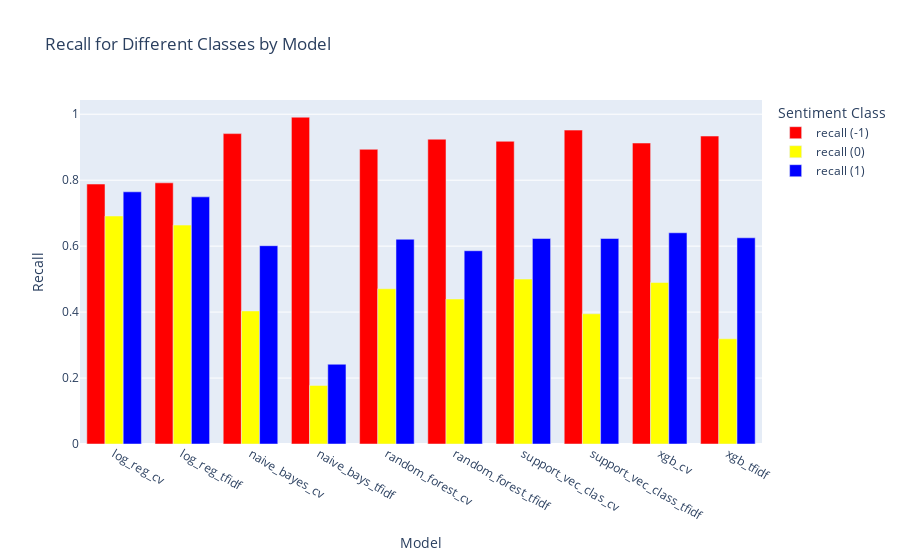

Notebook source saved alongside this figure:
### Code cell
# Melt the DataFrame for Plotly
melted_df = default_reports_df.melt(id_vars=['Model Name'],
                                     value_vars=['recall (-1)', 'recall (0)', 'recall (1)'],
                                     var_name='Class', value_name='Recall')

# Create a grouped bar chart
fig = px.bar(melted_df, x='Model Name', y='Recall', color='Class', barmode='group',
             title='Recall for Different Classes by Model',
             labels={'Model Name': 'Model', 'Recall': 'Recall', 'Class': 'Sentiment Class'},
             color_discrete_sequence=['red', 'yellow', 'blue'])

# Show the plot
fig.show()

### Figure 1 — Plotly figure (JSON) as saved in the notebook; plotly's stock layout.template omitted (floating-point values rounded to 4 significant figures)
{"data": [{"alignmentgroup": "True", "hovertemplate": "Sentiment Class=recall (-1)<br>Model=%{x}<br>Recall=%{y}<extra></extra>", "legendgroup": "recall (-1)", "marker": {"color": "red", "pattern": {"shape": ""}}, "name": "recall (-1)", "offsetgroup": "recall (-1)", "orientation": "v", "showlegend": true, "textposition": "auto", "type": "bar", "x": ["log_reg_cv", "log_reg_tfidf", "naive_bayes_cv", "naive_bays_tfidf", "random_forest_cv", "random_forest_tfidf", "support_vec_clas_cv", "support_vec_class_tfidf", "xgb_cv", "xgb_tfidf"], "xaxis": "x", "y": [0.7882, 0.792, 0.9412, 0.991, 0.8936, 0.9243, 0.9179, 0.9518, 0.9127, 0.9338], "yaxis": "y"}, {"alignmentgroup": "True", "hovertemplate": "Sentiment Class=recall (0)<br>Model=%{x}<br>Recall=%{y}<extra></extra>", "legendgroup": "recall (0)", "marker": {"color": "yellow", "pattern": {"shape": ""}}, "name": "recall (0)", "offsetgroup": "recall (0)", "orientation": "v", "showlegend": true, "textposition": "auto", "type": "bar", "x": ["log_reg_cv", "log_reg_tfidf", "naive_bayes_cv", "naive_bays_tfidf", "random_forest_cv", "random_forest_tfidf", "support_vec_clas_cv", "support_vec_class_tfidf", "xgb_cv", "xgb_tfidf"], "xaxis": "x", "y": [0.6914, 0.6638, 0.4034, 0.1776, 0.4707, 0.4397, 0.5, 0.3948, 0.4897, 0.319], "yaxis": "y"}, {"alignmentgroup": "True", "hovertemplate": "Sentiment Class=recall (1)<br>Model=%{x}<br>Recall=%{y}<extra></extra>", "legendgroup": "recall (1)", "marker": {"color": "blue", "pattern": {"shape": ""}}, "name": "recall (1)", "offsetgroup": "recall (1)", "orientation": "v", "showlegend": true, "textposition": "auto", "type": "bar", "x": ["log_reg_cv", "log_reg_tfidf", "naive_bayes_cv", "naive_bays_tfidf", "random_forest_cv", "random_forest_tfidf", "support_vec_clas_cv", "support_vec_class_tfidf", "xgb_cv", "xgb_tfidf"], "xaxis": "x", "y": [0.7647, 0.7495, 0.6013, 0.2418, 0.6209, 0.5861, 0.6231, 0.6231, 0.6405, 0.6253], "yaxis": "y"}], "layout": {"barmode": "group", "legend": {"title": {"text": "Sentiment Class"}, "tracegroupgap": 0}, "title": {"text": "Recall for Different Classes by Model"}, "xaxis": {"anchor": "y", "domain": [0, 1], "title": {"text": "Model"}}, "yaxis": {"anchor": "x", "domain": [0, 1], "title": {"text": "Recall"}}}}
